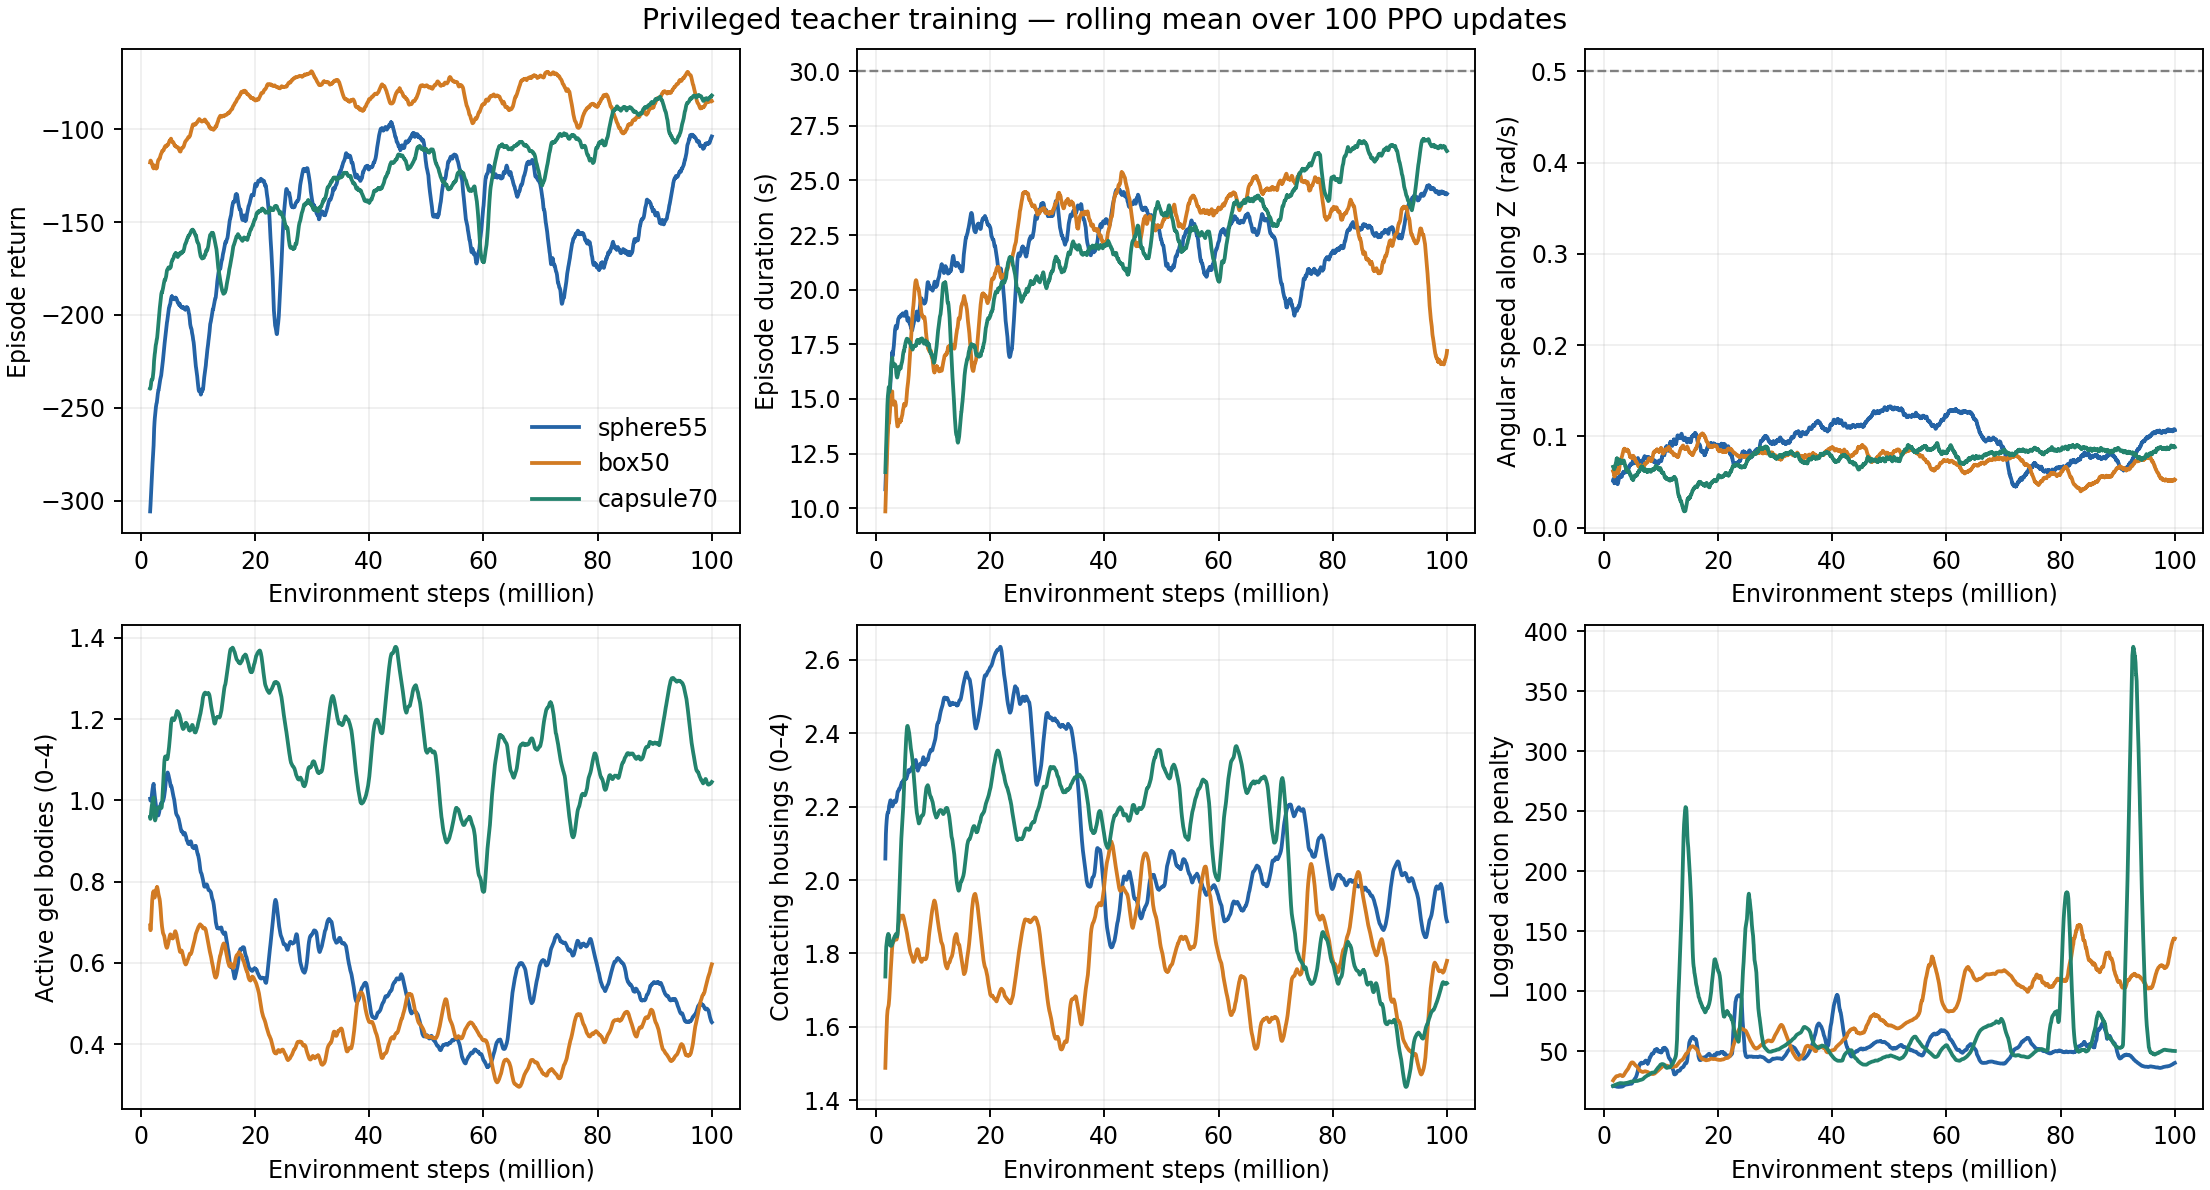

Write Python code to recreate this figure.
from pathlib import Path
import json,csv
import numpy as np
import torch
import matplotlib
matplotlib.use('Agg')
import matplotlib.pyplot as plt
from tensorboard.backend.event_processing.event_accumulator import EventAccumulator
ROOT=Path('/root/In_Hand_Reconstruction')
OUT=Path(__file__).resolve().parent
objects=['sphere55','box50','capsule70'];colors=['#2463a6','#d27b23','#23836d']
tags=['episode_rewards/step','episode_lengths/step','rotation/speed','contact/gel_count','contact/housing_count','losses/bounds_loss']
labels=['Episode return','Episode duration (s)','Angular speed along Z (rad/s)','Active gel bodies (0–4)','Contacting housings (0–4)','Logged action penalty']
fig,axs=plt.subplots(2,3,figsize=(13,7),layout='constrained')
summary={}
for obj,color in zip(objects,colors):
 run=ROOT/'runs/manip'/('teacher_'+obj+'_z_self_collision_v1')
 ea=EventAccumulator(str(run/'stage1_tb'),size_guidance={'scalars':0});ea.Reload()
 objsum={}
 with (OUT/(obj+'_scalars.csv')).open('w') as f:
  w=csv.writer(f);w.writerow(['tag','environment_steps','value'])
  for tag in ea.Tags()['scalars']:
   events=ea.Scalars(tag);values=np.array([e.value for e in events])
   assert np.isfinite(values).all(),(obj,tag)
   objsum[tag]=dict(first=float(values[0]),last=float(values[-1]),tail100_mean=float(values[-100:].mean()),tail1000_mean=float(values[-1000:].mean()))
   w.writerows((tag,e.step,e.value) for e in events)
   if tag in tags:
    ax=axs.flat[tags.index(tag)];x=np.array([e.step for e in events])/1e6
    if tag=='episode_lengths/step':values=values*.05
    smoothed=np.convolve(values,np.ones(100)/100,mode='valid')
    ax.plot(x[99:],smoothed,label=obj,color=color,lw=1.6)
 for which in ['best','last']:
  ck=torch.load(run/'stage1_nn'/(which+'.pth'),map_location='cpu')
  objsum[which]={k:ck.get(k) for k in ['agent_steps','epoch_num','best_rewards','last_lr']}
 ev=ea.Scalars('episode_rewards/step');objsum['wall_seconds']=ev[-1].wall_time-ev[0].wall_time
 summary[obj]=objsum
for ax,label in zip(axs.flat,labels):
 ax.set(xlabel='Environment steps (million)',ylabel=label);ax.grid(alpha=.2)
axs[0,1].axhline(30,color='gray',ls='--',lw=1)
axs[0,2].axhline(.5,color='gray',ls='--',lw=1,label='target')
axs[0,0].legend(frameon=False)
fig.suptitle('Privileged teacher training — rolling mean over 100 PPO updates')
fig.savefig(OUT/'training_curves.png',dpi=170)
fig.savefig(OUT/'training_curves.pdf')
(OUT/'training_summary.json').write_text(json.dumps(summary,indent=2)+'\n')
print(json.dumps({o:{k:summary[o][k] for k in ['best','last','wall_seconds']} for o in objects},indent=2))
